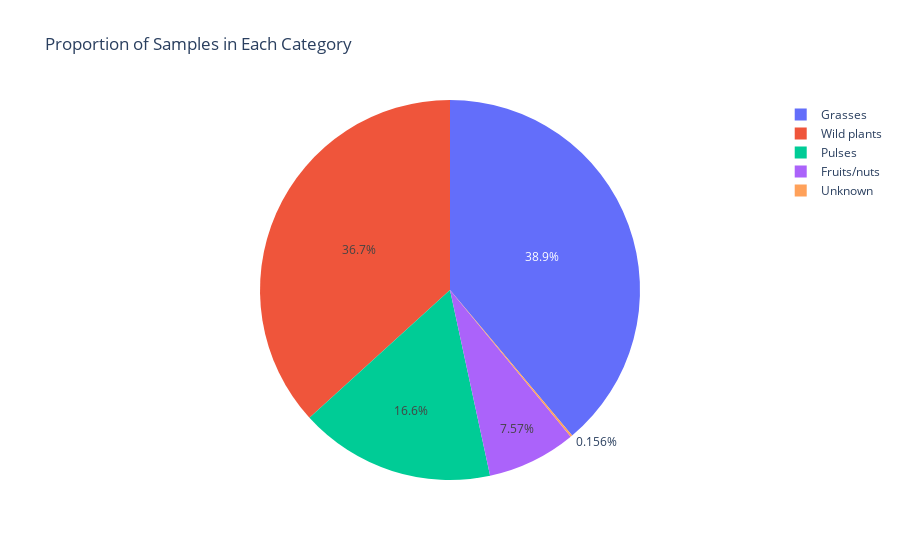

The notebook cell saved with this chart:
### Code cell
# import plotly.graph_objects as go

category_counts = crops['category'].value_counts()

fig = go.Figure(data=[go.Pie(
    labels=category_counts.index,
    values=category_counts.values
)])

fig.update_layout(
    title='Proportion of Samples in Each Category'
)

fig.show()

### Figure 1 — Plotly figure (JSON) as saved in the notebook; plotly's stock layout.template omitted (floating-point values rounded to 4 significant figures)
{"data": [{"labels": ["Grasses", "Wild plants", "Pulses", "Fruits/nuts", "Unknown"], "type": "pie", "values": [1746, 1650, 747, 340, 7]}], "layout": {"title": {"text": "Proportion of Samples in Each Category"}}}
